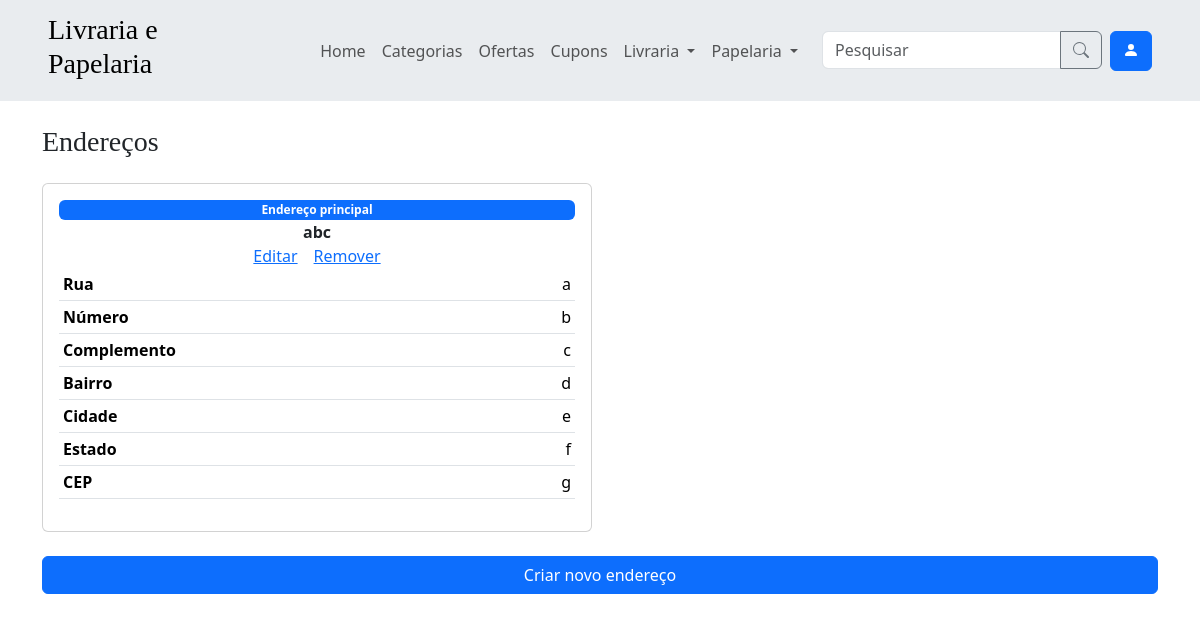
The app's page /enderecos/ (signed in), older data.
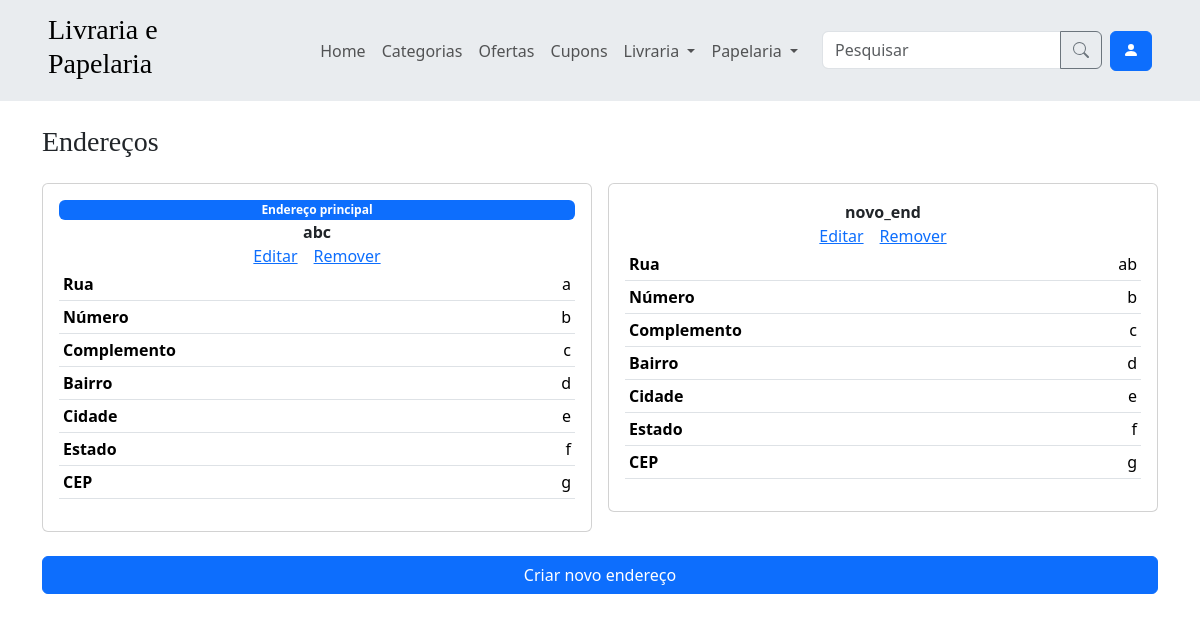
The same page, newer data.
### app/models.py (models this page shows, shortened)
class Endereco(models.Model):
    usuario = models.ForeignKey(User, on_delete=models.CASCADE)
    nome = models.CharField(max_length=20, null=True, blank=False)
    rua = models.CharField(max_length=100, null=True, blank=False)
    numero = models.CharField(max_length=8, null=True, blank=False)
    bairro = models.CharField(max_length=100, null=True, blank=False)
    cidade = models.CharField(max_length=100, null=True, blank=False)
    estado = models.CharField(max_length=100, null=True, blank=False)
    cep = models.CharField(max_length=20, null=True, blank=False)
    complemento = models.CharField(max_length=50, null=True, blank=True)
    is_principal = models.BooleanField(default=False)
    class Meta:
        verbose_name = verbose_name_plural = 'Endereco'

### app/views_enderecos.py (the view)
# urls.py: path('enderecos/', views_enderecos.enderecos, name='enderecos'),
@login_required
@user_passes_test(usuario_comum)
def enderecos(request):
    enderecos = request.user.endereco_set.all().order_by('-is_principal')
    return render(request, 'enderecos.html', {'enderecos': enderecos})

### app/context_processors.py (called while the page is built)
def categorias_processor(request):
    categorias = Categoria.objects.all()
    categorias_livraria = categorias.filter(tipo='Livraria')
    categorias_papelaria = categorias.filter(tipo='Papelaria')
    categorias = categorias[:10]
    return {
        'categorias': categorias,
        'categorias_livraria': categorias_livraria,
        'categorias_papelaria': categorias_papelaria
    }

### app/views_enderecos.py (called while the page is built)
def usuario_comum(user):
    return not user.is_staff

### app/templates/enderecos.html (shortened to what this page needs)
{% extends 'components/base.html' %}
{% block content %}
    {% include 'components/content_title.html' with title='Endereços' %}
    <div class="row row-cols-1 row-cols-md-2 g-3">
        {% for endereco in enderecos %}
            <div class="col">
                <div class="card p-3">
                    {% if endereco.is_principal %}
                        <span class="badge text-bg-primary">Endereço principal</span>
                    {% endif %}
                    <span class="fw-bold text-center">{{ endereco.nome }}</span>
                    <div class="d-flex flex-wrap justify-content-center gap-3">
                        <a href="{% url 'enderecos_editar' id_endereco=endereco.id %}">Editar</a>
                        <a href="{% url 'enderecos_remover' id_endereco=endereco.id %}">Remover</a>
                    </div>
                    <table class="table table-sm">
                        <tbody>
                            <tr>
                                <td class="align-middle text-capitalize fw-bold pe-3">Rua</td>
                                <td class="align-middle text-break text-end">{{ endereco.rua }}</td>
                            </tr>
                            <tr>
                                <td class="align-middle text-capitalize fw-bold pe-3">Número</td>
                                <td class="align-middle text-break text-end">{{ endereco.numero }}</td>
                            </tr>
                            <tr>
                                <td class="align-middle text-capitalize fw-bold pe-3">Complemento</td>
                                <td class="align-middle text-break text-end">{{ endereco.complemento|default:'-' }}</td>
                            </tr>
                            <tr>
                                <td class="align-middle text-capitalize fw-bold pe-3">Bairro</td>
                                <td class="align-middle text-break text-end">{{ endereco.bairro }}</td>
                            </tr>
                            <tr>
                                <td class="align-middle text-capitalize fw-bold pe-3">Cidade</td>
                                <td class="align-middle text-break text-end">{{ endereco.cidade }}</td>
                            </tr>
                            <tr>
                                <td class="align-middle text-capitalize fw-bold pe-3">Estado</td>
                                <td class="align-middle text-break text-end">{{ endereco.estado }}</td>
                            </tr>
                            <tr>
                                <td class="align-middle text-capitalize fw-bold pe-3">CEP</td>
                                <td class="align-middle text-break text-end">{{ endereco.cep }}</td>
                            </tr>
                        </tbody>
                    </table>
                </div>
            </div>
        {% empty %}
            <p>Você não possui endereços cadastrados.</p>
        {% endfor %}
    </div>
    <a href="{% url 'enderecos_criar' %}" class="btn btn-primary w-100 mt-4">Criar novo endereço</a>
{% endblock %}

Row changes from the older to the newer data that the page shows:
added Endereco: nome "novo_end", rua "ab", numero "b", complemento "c", bairro "d", cidade "e", estado "f", cep "g"
